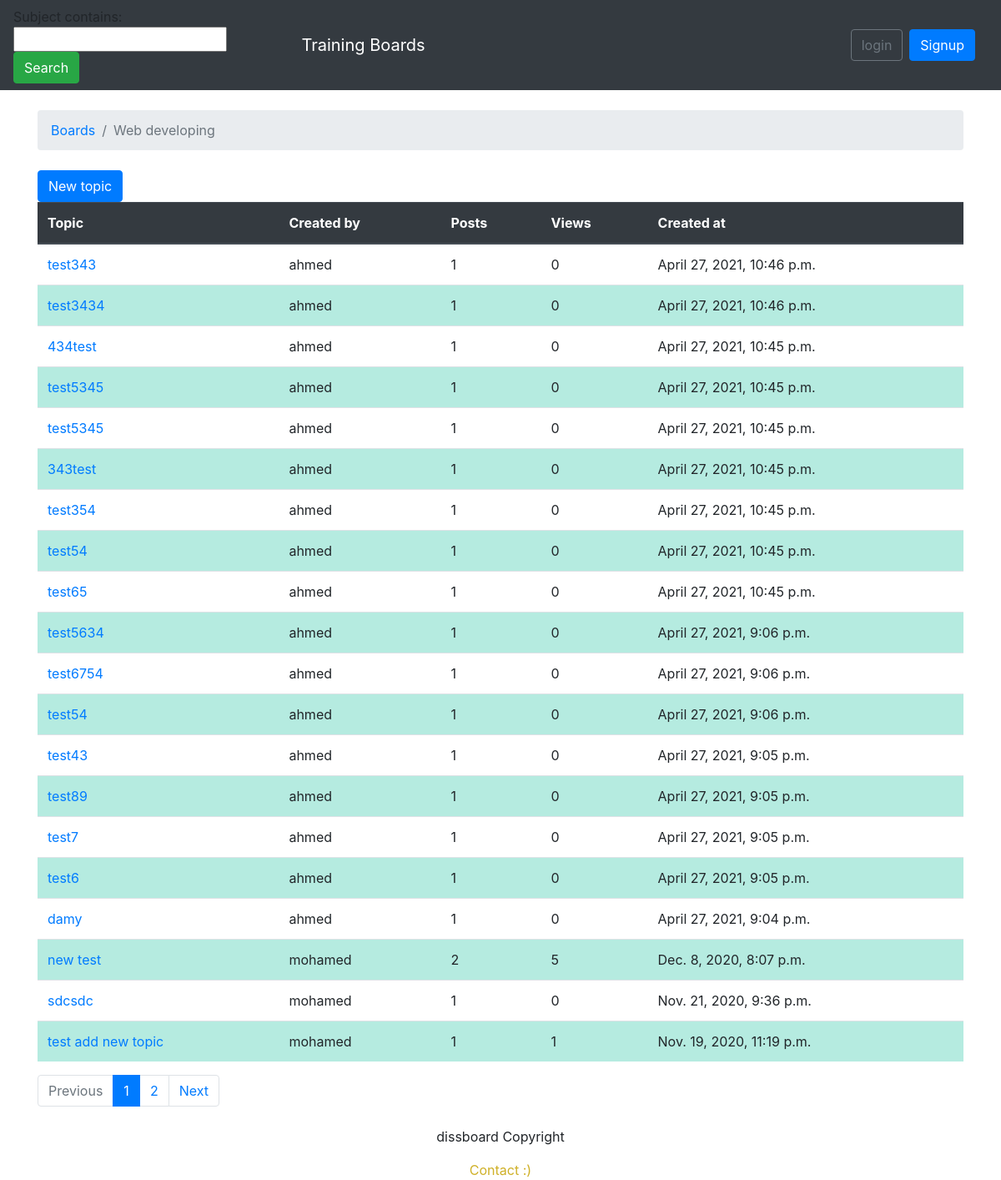
The app's page /boards/1/ with its own data.
### boards/models.py (models this page shows, shortened)
class Board(models.Model):
    name = models.CharField(unique=True, max_length=50)
    description = models.CharField(max_length=150)

class Topic(models.Model):
    subject = models.CharField(max_length=255)
    board = models.ForeignKey(Board, related_name= 'topics', on_delete=models.CASCADE)
    created_by = models.ForeignKey(User, related_name= 'topics', on_delete=models.CASCADE)
    created_dt = models.DateTimeField(auto_now_add=True)
    views = models.PositiveIntegerField(default=0)
    updated_by = models.ForeignKey(User, null=True, related_name='+', on_delete=models.CASCADE)
    updated_dt = models.DateTimeField(null=True)

### boards/views.py (the view)
# urls.py: path('boards/<int:board_id>/',views.board_topics,name='board_topics'),
def board_topics(request,board_id):
    board = get_object_or_404(Board,pk=board_id)
    queryset = board.topics.order_by('-created_dt').annotate(comments=Count('posts'))
    page = request.GET.get('page',1)
    myfilter = TopicFilter(request.GET, queryset=queryset)
    queryset= myfilter.qs
    paginator = Paginator(queryset,20)
    try:
        topics = paginator.page(page)
    except PageNotAnInteger:
        topics = paginator.page(1)
    except EmptyPage:
        topics = paginator.page(paginator.num_pages)
    return render(request,'topics.html',{'board':board,'topics':topics, 'myfilter':myfilter})

### templates/topics.html (shortened to what this page needs)
{% extends 'base.html' %}
{%block search%}
<form class="form-inline" method="GET">
        {{myfilter.form}}
   <button class="btn btn-success" type="submit">Search</button>
 </form>
{%endblock search%}
{% block  breadcrumb %}
               <li class="breadcrumb-item"><a href="{% url 'home' %}"> Boards</a></li>
               <li class="breadcrumb-item active">{{board.name}}</li>
 {% endblock breadcrumb %}
          {% block content %}
            <a href="{% url 'new_topic' board.pk %}" class="btn btn-primary">New topic</a>
            <table class="table">
                    <thead class="thead-dark">
                    <tr>
                         <th>Topic</th>
                         <th>Created by</th>
                         <th>Posts</th>
                         <th>Views</th>
                         <th>Created at</th>
                    </tr>
                    </thead>
                    <tbody>
                    {% for topic in topics %}
                    <tr>
                        <td><a href="{% url 'topic_posts' board.pk topic.pk%}">{{ topic.subject }}</a></td>
                        <td>{{topic.created_by.username}}</td>
                        <td>{{topic.comments}}</td>
                        <td>{{topic.views}}</td>
                        <td>{{ topic.created_dt}}</td>
                    {% endfor %}
                    </tbody>
            </table>
            {% if topics.has_other_pages %}
            <nav aria-label="Topics pagination" class="mb-4">
              <ul class="pagination">
                {% if topics.has_previous %}
                  <li class="page-item">
                    <a class="page-link" href="?page={{ topics.previous_page_number }}">Previous</a>
                  </li>
                {% else %}
                  <li class="page-item disabled">
                    <span class="page-link">Previous</span>
                  </li>
                {% endif %}
                {% for page_num in topics.paginator.page_range %}
                  {% if topics.number == page_num %}
                    <li class="page-item active">
                      <span class="page-link">
                        {{ page_num }}
                      </span>
                    </li>
                  {% else %}
                    <li class="page-item">
                      <a class="page-link" href="?page={{ page_num }}">{{ page_num }}</a>
                    </li>
                  {% endif %}
                {% endfor %}
                {% if topics.has_next %}
                  <li class="page-item">
                    <a class="page-link" href="?page={{ topics.next_page_number }}">Next</a>
                  </li>
                {% else %}
                  <li class="page-item disabled">
                    <span class="page-link">Next</span>
                  </li>
                {% endif %}
              </ul>
            </nav>
          {% endif %}
          {% endblock content %}

### records on screen
Board: name "Web developing"
Topic: subject "test343", created_by.username "ahmed", comments "1", views "0", created_dt "April 27, 2021, 10:46 p.m."
Topic: subject "test3434", created_by.username "ahmed", comments "1", views "0", created_dt "April 27, 2021, 10:46 p.m."
Topic: subject "434test", created_by.username "ahmed", comments "1", views "0", created_dt "April 27, 2021, 10:45 p.m."
Topic: subject "test5345", created_by.username "ahmed", comments "1", views "0", created_dt "April 27, 2021, 10:45 p.m."
Topic: subject "test5345", created_by.username "ahmed", comments "1", views "0", created_dt "April 27, 2021, 10:45 p.m."
Topic: subject "343test", created_by.username "ahmed", comments "1", views "0", created_dt "April 27, 2021, 10:45 p.m."
Topic: subject "test354", created_by.username "ahmed", comments "1", views "0", created_dt "April 27, 2021, 10:45 p.m."
Topic: subject "test54", created_by.username "ahmed", comments "1", views "0", created_dt "April 27, 2021, 10:45 p.m."
Topic: subject "test65", created_by.username "ahmed", comments "1", views "0", created_dt "April 27, 2021, 10:45 p.m."
Topic: subject "test5634", created_by.username "ahmed", comments "1", views "0", created_dt "April 27, 2021, 9:06 p.m."
Topic: subject "test6754", created_by.username "ahmed", comments "1", views "0", created_dt "April 27, 2021, 9:06 p.m."
Topic: subject "test54", created_by.username "ahmed", comments "1", views "0", created_dt "April 27, 2021, 9:06 p.m."
Topic: subject "test43", created_by.username "ahmed", comments "1", views "0", created_dt "April 27, 2021, 9:05 p.m."
Topic: subject "test89", created_by.username "ahmed", comments "1", views "0", created_dt "April 27, 2021, 9:05 p.m."
Topic: subject "test7", created_by.username "ahmed", comments "1", views "0", created_dt "April 27, 2021, 9:05 p.m."
Topic: subject "test6", created_by.username "ahmed", comments "1", views "0", created_dt "April 27, 2021, 9:05 p.m."
Topic: subject "damy", created_by.username "ahmed", comments "1", views "0", created_dt "April 27, 2021, 9:04 p.m."
Topic: subject "new test", created_by.username "mohamed", comments "2", views "5", created_dt "Dec. 8, 2020, 8:07 p.m."
Topic: subject "sdcsdc", created_by.username "mohamed", comments "1", views "0", created_dt "Nov. 21, 2020, 9:36 p.m."
Topic: subject "test add new topic", created_by.username "mohamed", comments "1", views "1", created_dt "Nov. 19, 2020, 11:19 p.m."

### other values on screen
{{ page_num }} "1"
{{ page_num }} "2"
